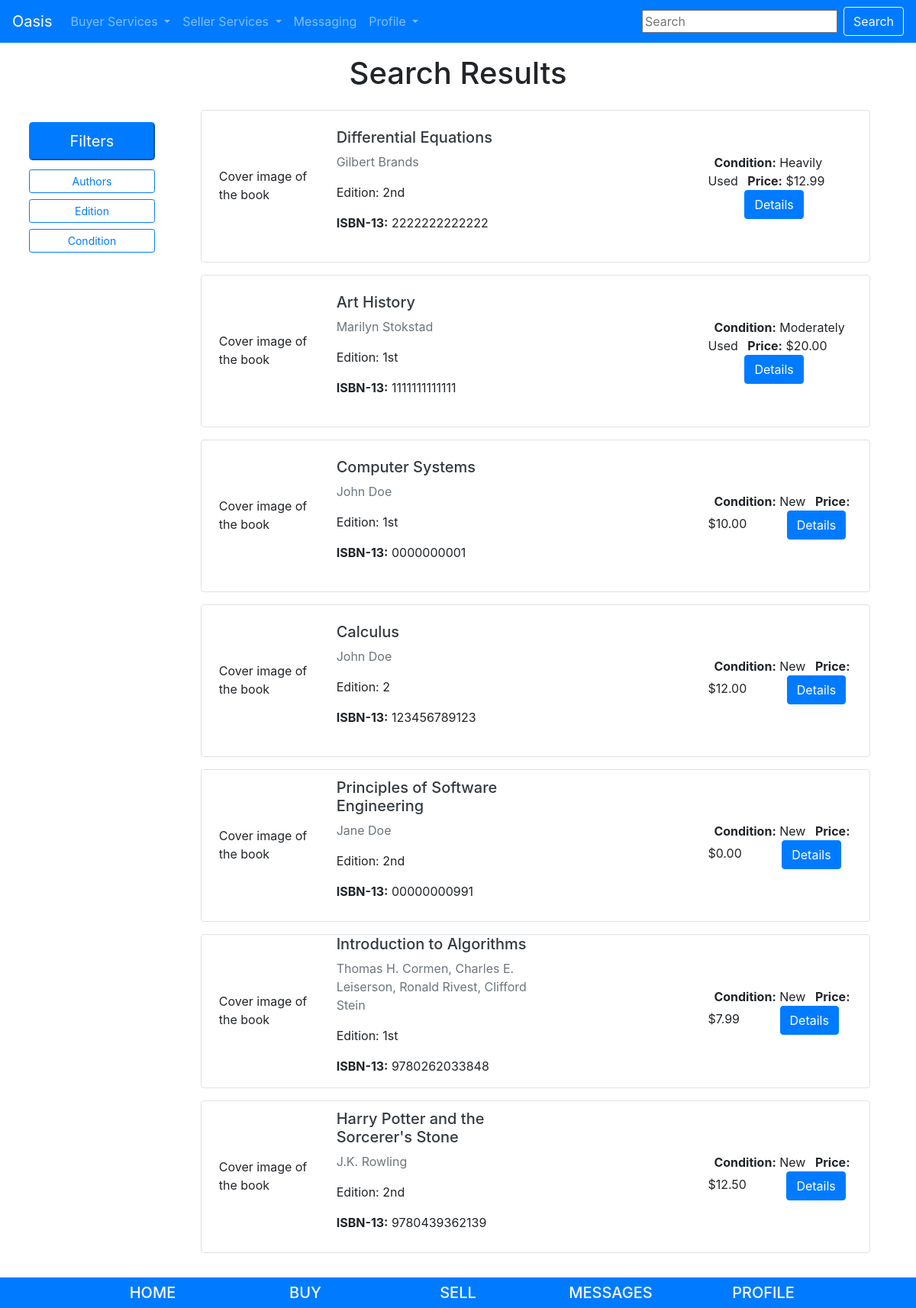
/pages/listings/ (signed in), run on the app's committed database.
### pages/models.py (models this page shows, shortened)
class Listing(models.Model):
    id = models.UUIDField(primary_key=True, default=uuid.uuid4, help_text='unique id for this listing')
    book = models.ForeignKey('Book', on_delete=models.RESTRICT, null=True)
    date_added = models.DateTimeField(auto_now_add=True)
    user = models.ForeignKey(User,
                        default = 1,
                        null = True,
                        on_delete = models.SET_NULL
                        )
    price= models.DecimalField(max_digits=10, decimal_places=2)
    hide_listing = models.BooleanField(default=False)
    times_reported = models.SmallIntegerField(default=0)
    report = models.ForeignKey('ReportListing',null = True, on_delete = models.SET_NULL)
    condition = models.CharField(
        max_length=1,
        choices=CONDITION,
        blank=True,
        default=1,
        help_text='Book condition',
    )
    class Meta:
        ordering = ['-date_added']
    def get_absolute_url(self):
        return reverse('listings-detail', args=[str(self.id)])

class Book(models.Model):
    title = models.CharField(max_length=200)
    author = models.CharField(max_length=100)
    isbn = models.CharField('ISBN', max_length=13, unique=True, help_text='13 Character <a href="https://www.isbn-international.org/content/what-isbn">ISBN number</a>')
    edition = models.CharField(max_length=5) #length here assumes no more than 999th edition -- seems like a reasonable assumption
    pub_year = models.SmallIntegerField()

### pages/views.py (the view)
# urls.py: path('listings/', views.ListingView.as_view(), name='listings'),
class ListingView(generic.ListView):
    model = Listing
    context_object_name = 'listing_view'
    queryset = Listing.objects.all()
    template_name = 'listings_view.html'  # Specify your own template name/location
    def get_queryset(self, *args, **kwargs):
        val = self.request.GET.get("q")
        if val:
            queryset = Listing.objects.filter(
                Q(book__title__icontains=val) |
                Q(book__author__icontains=val) |
                Q(book__isbn__icontains=val)
                ).distinct()
            for i in NumSearch.objects.all():
                i.count = i.count + 1
                i.save()
        else:
            queryset = Listing.objects.all()
        condition_field = self.request.GET.get('condition_field')
        if condition_field is None:
            queryset = queryset
        else:
            queryset = queryset.filter(condition=condition_field)
        return queryset
    def get_context_data(self, *args, **kwargs):
        context = super().get_context_data(*args, **kwargs)
        context['form'] = FilterForm(initial={
            'condition_field': self.request.GET.get('condition_field', ''),
        })
        return context

### pages/forms.py
class FilterForm(Form):
    CONDITION_CHOICES = (('1', 'New'), ('2', 'Like New'), ('3', 'Lightly Used'),
             ('4', 'Moderately Used'), ('5', 'Heavily Used'))
    condition_field = ChoiceField(choices=CONDITION_CHOICES)

### cart/context_processors.py (called while the page is built)
def cart(request):
     return {'cart': Cart(request)}

### pages/templates/listings_view.html (shortened to what this page needs)
{% extends "base.html" %}
{% block content %}
<div class="text-center">
  <h1>Search Results</h1>
</div>
<div class="row">
  <div class="col-12 col-lg-12 py-2 mx-auto">
  </div>
</div>
<div class="row mx-auto">
  <div class="col-lg-2 ml-2 py-2 my-2">
    <button class="btn-lg btn-primary mb-2 w-100" type="button" data-toggle="collapse" data-target="#filters" aria-expanded="false" aria-controls="collapseExample">
      Filters
    </button>
    <form class="collapse" id="filters">
      <div>
        <a class="btn btn-sm btn-outline-primary w-100 my-1" data-toggle="collapse" data-target="#authors" aria-expanded="false" aria-controls="authors">
          Authors
        </a>
      </div>
      <div>
        <a class="btn btn-sm btn-outline-primary w-100 my-1" data-toggle="collapse" data-target="#editions" aria-expanded="false" aria-controls="editions">
          Edition
        </a>
      </div>
      <div>
        <a class="btn btn-sm btn-outline-primary w-100 my-1" data-toggle="collapse" data-target="#conditions" aria-expanded="false" aria-controls="conditions">
          Condition
        </a>
      </div>
    </form>
  </div>
  {% if object_list %}
  <div class="col-lg-9 col-md-10 col-sm-12 mx-auto">
    {% for object in object_list %}
    {% if object.hide_listing is False %}
      <div class="row border rounded mb-3" style="min-height: 200px;">
        <div class="col-lg-2 col-md-2 col-sm-12 mx-2 my-auto" style="min-height: 50px;">
          Cover image of the book
        </div>
        <div class="col-lg-4 col-md-5 col-sm-12 my-auto mr-auto">
          <a class="text-decoration-none text-dark" href="{{ object.get_absolute_url }}" ><h5> {{ object.book.title }}</h5></a>
          <p class="text-muted"> {{ object.book.author }}</p>
          <p> Edition: {{ object.book.edition }}</p>
          <p><strong>ISBN-13:</strong> {{ object.book.isbn }}</p>
        </div>
        <div class="my-auto mr-2 col-lg-3 col-md-3 col-sm-12">
          <span class="mx-2"><strong>Condition:</strong> {{object.get_condition_display}}</span>
          <span><strong>Price:</strong> ${{ object.price}}</span>
          <a href="{{ object.get_absolute_url }}" class="btn btn-primary ml-5">Details</a>
        </div>
      </div>
      {% endif %}
      {% endfor %}
    </div>
  </div>
  {% else %}
  <p>There are no current listings.</p>
  {% endif %}
</div>
{% endblock %}

### data on the page
Listing: book "Differential Equations", book.author "Gilbert Brands", book.edition "2nd", book.isbn "2222222222222", condition "Heavily Used", price "12.99"
Listing: book "Art History", book.author "Marilyn Stokstad", book.edition "1st", book.isbn "1111111111111", condition "Moderately Used", price "20.00"
Listing: book "Computer Systems", book.author "John Doe", book.edition "1st", book.isbn "0000000001", condition "New", price "10.00"
Listing: book "Calculus", book.author "John Doe", book.edition "2", book.isbn "123456789123", condition "New", price "12.00"
Listing: book "Principles of Software Engineering", book.author "Jane Doe", book.edition "2nd", book.isbn "00000000991", condition "New", price "0.00"
Listing: book "Introduction to Algorithms", book.author "Thomas H. Cormen, Charles E. Leiserson, Ronald Rivest, Clifford Stein", book.edition "1st", book.isbn "9780262033848", condition "New", price "7.99"
Listing: book "Harry Potter and the Sorcerer's Stone", book.author "J.K. Rowling", book.edition "2nd", book.isbn "9780439362139", condition "New", price "12.50"
